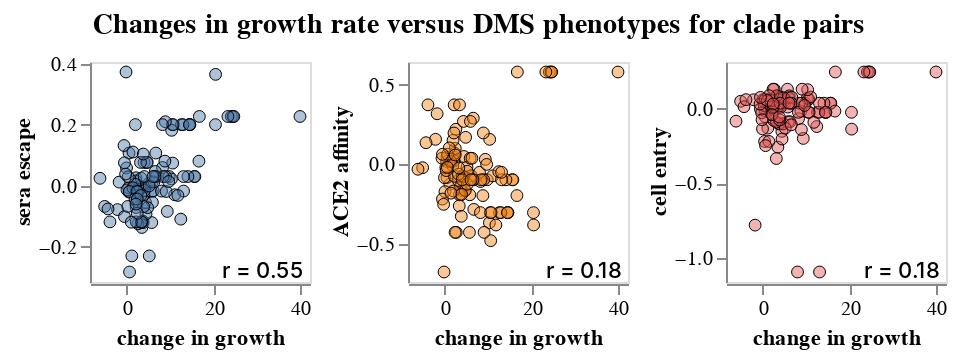
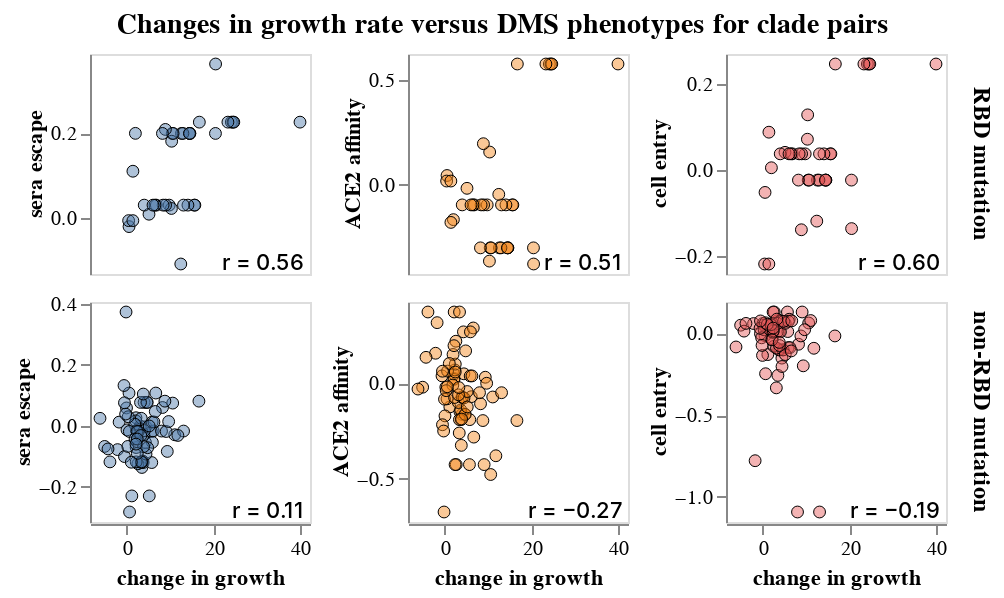

The code cell stored with these charts, in order, in its notebook:
### Markdown cell above
## Plot correlations between growth and each phenotype
Correlations of growth rate versus change in each DMS phenotype for each clade pair:

### Code cell
pango_pair_dms_growth_df_tidy = pango_pair_dms_growth_df.melt(
    id_vars=[c for c in pango_pair_dms_growth_df.columns if c not in phenotypes],
    value_vars=phenotypes,
    var_name="phenotype_name",
    value_name="phenotype",
)

growth_phenotype_chart_size = 110

growth_phenotype_corr_base = (
    alt.Chart(pango_pair_dms_growth_df_tidy)
    .transform_calculate(
        min_n_sequences=alt.expr.min(
            alt.datum["n_sequences"], alt.datum["parent_n_sequences"]
        )
    )
    .transform_filter(
        alt.expr.log(alt.datum["min_n_sequences"]) / math.log(10) >= n_sequences_slider
    )
    .transform_filter(new_mut_is_rbd)
    .transform_filter(only_new_mut_is_spike)
    .transform_calculate(
        **{f"not_{mut}": alt.datum["new_spike_mut"] != mut for mut in toggle_muts}
    )
    .transform_filter(
        functools.reduce(operator.and_, [toggle for toggle in toggle_muts.values()])
    )
    .add_params(
        clade_selection,
        n_sequences_slider,
        new_mut_is_rbd,
        only_new_mut_is_spike,
        *toggle_muts.values(),
    )
    .properties(width=growth_phenotype_chart_size, height=growth_phenotype_chart_size)
)

growth_phenotype_scatter = (
    growth_phenotype_corr_base
    .encode(
        alt.X(
            "change_in_growth_rate",
            title="change in growth",
            scale=alt.Scale(nice=False, padding=5),
        ),
        alt.Y("phenotype:Q", title=None, scale=alt.Scale(nice=False, padding=5)),
        alt.Fill("phenotype_name:N", sort=phenotypes, legend=None),
        size=alt.condition(clade_selection, alt.value(70), alt.value(35)),
        strokeWidth=alt.condition(clade_selection, alt.value(2), alt.value(0.5)),
        tooltip=["phenotype_name:O", alt.Tooltip("phenotype:Q", format=".2f"), *tooltips],
    )
    .mark_circle(stroke="black", strokeOpacity=1, fillOpacity=0.45)
)

growth_phenotype_r = (
    growth_phenotype_corr_base
    .transform_regression("change_in_growth_rate", "phenotype", params=True)
    .transform_calculate(
        r=alt.expr.if_(
            alt.datum["coef"][1] >= 0,
            alt.expr.sqrt(alt.datum["rSquared"]),
            -alt.expr.sqrt(alt.datum["rSquared"]),
        ),
        label='"r = " + format(datum.r, ".2f")',
    )
    .mark_text(align="right", color="black", fontWeight=500, fontSize=11, opacity=1)
    .encode(
        x=alt.value(growth_phenotype_chart_size - 3),
        y=alt.value(growth_phenotype_chart_size - 5),
        text=alt.Text("label:N"),
    )
)

for facet_by_rbd in [False, True]:

    print(f"\n\n{facet_by_rbd=}:\n")
    
    growth_phenotype_chart = (
        (growth_phenotype_scatter + growth_phenotype_r)
        .facet(
            column=alt.Column(
                "phenotype_name:O",
                sort=phenotypes,
                header=alt.Header(
                    orient="left",
                    labelFontStyle="bold",
                    labelFontSize=11,
                    labelPadding=2,
                    title=None,
                ),
            ),
            row=(
                alt.Row(
                    "new_mut_is_RBD",
                    sort="descending",
                    header=alt.Header(
                        orient="right",
                        labelFontSize=12,
                        labelFontStyle="bold",
                        title=None,
                        labelExpr="if(datum.value, 'RBD mutation', 'non-RBD mutation')",
                    ),
                )
                if facet_by_rbd
                else alt.Row()
            ),
            spacing=8,
        )
        .properties(
            title=alt.TitleParams(
                "Changes in growth rate versus DMS phenotypes for clade pairs",
                anchor="middle",
                fontSize=14,
                dy=-3,
            ),
        )
        .resolve_scale(y="independent")
        .configure_axis(grid=False)
    )

    display(growth_phenotype_chart)

### Figure 1 — Vega-Lite specification as saved in the notebook (floating-point values rounded to 4 significant figures; data arrays with more than 128 entries replaced by an {"elided": "..."} marker saying what was removed)
{"config": {"view": {"continuousWidth": 300, "continuousHeight": 300}, "axis": {"grid": false}}, "data": {"name": "data-6dd14a4ff0b6d2a5df9f48a74c5156a9"}, "facet": {"column": {"field": "phenotype_name", "header": {"labelFontSize": 11, "labelFontStyle": "bold", "labelPadding": 2, "orient": "left", "title": null}, "sort": ["sera escape", "ACE2 affinity", "cell entry"], "type": "ordinal"}, "row": {}}, "spec": {"layer": [{"mark": {"type": "circle", "fillOpacity": 0.45, "stroke": "black", "strokeOpacity": 1}, "encoding": {"fill": {"field": "phenotype_name", "legend": null, "sort": ["sera escape", "ACE2 affinity", "cell entry"], "type": "nominal"}, "size": {"condition": {"param": "param_1", "value": 70, "empty": false}, "value": 35}, "strokeWidth": {"condition": {"param": "param_1", "value": 2, "empty": false}, "value": 0.5}, "tooltip": [{"field": "phenotype_name", "type": "ordinal"}, {"field": "phenotype", "format": ".2f", "type": "quantitative"}, {"field": "clade", "type": "nominal"}, {"field": "parent", "type": "nominal"}, {"field": "date", "type": "nominal"}, {"field": "new_spike_mut", "type": "nominal"}, {"field": "all_new_muts", "type": "nominal"}, {"field": "change_in_growth_rate", "format": ".1", "type": "quantitative"}, {"field": "growth_rate", "format": ".1", "type": "quantitative"}, {"field": "parent_growth_rate", "format": ".1", "type": "quantitative"}, {"field": "n_sequences", "type": "quantitative"}, {"field": "parent_n_sequences", "type": "quantitative"}], "x": {"field": "change_in_growth_rate", "scale": {"nice": false, "padding": 5}, "title": "change in growth", "type": "quantitative"}, "y": {"field": "phenotype", "scale": {"nice": false, "padding": 5}, "title": null, "type": "quantitative"}}, "name": "view_4", "transform": [{"calculate": "min(datum['n_sequences'],datum['parent_n_sequences'])", "as": "min_n_sequences"}, {"filter": "((log(datum['min_n_sequences']) / 2.302585092994046) >= param_2)"}, {"filter": {"param": "param_3"}}, {"filter": {"param": "param_4"}}, {"calculate": "(datum['new_spike_mut'] !== 'L455F')", "as": "not_L455F"}, {"filter": {"param": "param_5"}}]}, {"mark": {"type": "text", "align": "right", "color": "black", "fontSize": 11, "fontWeight": 500, "opacity": 1}, "encoding": {"text": {"field": "label", "type": "nominal"}, "x": {"value": 107}, "y": {"value": 105}}, "transform": [{"calculate": "min(datum['n_sequences'],datum['parent_n_sequences'])", "as": "min_n_sequences"}, {"filter": "((log(datum['min_n_sequences']) / 2.302585092994046) >= param_2)"}, {"filter": {"param": "param_3"}}, {"filter": {"param": "param_4"}}, {"calculate": "(datum['new_spike_mut'] !== 'L455F')", "as": "not_L455F"}, {"filter": {"param": "param_5"}}, {"on": "change_in_growth_rate", "regression": "phenotype", "params": true}, {"calculate": "if((datum['coef'][1] >= 0),sqrt(datum['rSquared']),(-sqrt(datum['rSquared'])))", "as": "r"}, {"calculate": "\"r = \" + format(datum.r, \".2f\")", "as": "label"}]}], "height": 110, "width": 110}, "params": [{"name": "param_1", "select": {"type": "point", "fields": ["clade"], "on": "mouseover"}, "views": ["view_4"]}, {"name": "param_2", "bind": {"input": "range", "max": 4.194, "min": 2.3, "name": "min log10 number sequences in both clades", "step": 0.1}, "value": 2.3}, {"name": "param_3", "select": {"type": "point", "fields": ["new_mut_is_RBD"]}, "bind": {"input": "radio", "options": [null, true, false], "labels": ["all spike", "RBD only", "non-RBD only"], "name": "mutations to include"}, "value": null, "views": ["view_4"]}, {"name": "param_4", "select": {"type": "point", "fields": ["only_new_mut_is_spike"]}, "bind": {"input": "radio", "options": [true, false, null], "labels": ["only a spike mutation", "spike & non-spike mutations", "either"], "name": "include clade pairs separated by"}, "value": null, "views": ["view_4"]}, {"name": "param_5", "select": {"type": "point", "fields": ["not_L455F"]}, "bind": {"input": "radio", "options": [true, null], "labels": ["yes", "no"], "name": "exclude clade pairs separated by L455F"}, "value": true, "views": ["view_4"]}], "resolve": {"scale": {"y": "independent"}}, "spacing": 8, "title": {"text": "Changes in growth rate versus DMS phenotypes for clade pairs", "anchor": "middle", "dy": -3, "fontSize": 14}, "$schema": "https://vega.github.io/schema/vega-lite/v5.15.1.json", "datasets": {"data-6dd14a4ff0b6d2a5df9f48a74c5156a9": {"elided": "345 records"}}}

### Figure 2 — Vega-Lite specification as saved in the notebook (floating-point values rounded to 4 significant figures; data arrays with more than 128 entries replaced by an {"elided": "..."} marker saying what was removed)
{"config": {"view": {"continuousWidth": 300, "continuousHeight": 300}, "axis": {"grid": false}}, "data": {"name": "data-6dd14a4ff0b6d2a5df9f48a74c5156a9"}, "facet": {"column": {"field": "phenotype_name", "header": {"labelFontSize": 11, "labelFontStyle": "bold", "labelPadding": 2, "orient": "left", "title": null}, "sort": ["sera escape", "ACE2 affinity", "cell entry"], "type": "ordinal"}, "row": {"field": "new_mut_is_RBD", "header": {"labelExpr": "if(datum.value, 'RBD mutation', 'non-RBD mutation')", "labelFontSize": 12, "labelFontStyle": "bold", "orient": "right", "title": null}, "sort": "descending", "type": "nominal"}}, "spec": {"layer": [{"mark": {"type": "circle", "fillOpacity": 0.45, "stroke": "black", "strokeOpacity": 1}, "encoding": {"fill": {"field": "phenotype_name", "legend": null, "sort": ["sera escape", "ACE2 affinity", "cell entry"], "type": "nominal"}, "size": {"condition": {"param": "param_1", "value": 70, "empty": false}, "value": 35}, "strokeWidth": {"condition": {"param": "param_1", "value": 2, "empty": false}, "value": 0.5}, "tooltip": [{"field": "phenotype_name", "type": "ordinal"}, {"field": "phenotype", "format": ".2f", "type": "quantitative"}, {"field": "clade", "type": "nominal"}, {"field": "parent", "type": "nominal"}, {"field": "date", "type": "nominal"}, {"field": "new_spike_mut", "type": "nominal"}, {"field": "all_new_muts", "type": "nominal"}, {"field": "change_in_growth_rate", "format": ".1", "type": "quantitative"}, {"field": "growth_rate", "format": ".1", "type": "quantitative"}, {"field": "parent_growth_rate", "format": ".1", "type": "quantitative"}, {"field": "n_sequences", "type": "quantitative"}, {"field": "parent_n_sequences", "type": "quantitative"}], "x": {"field": "change_in_growth_rate", "scale": {"nice": false, "padding": 5}, "title": "change in growth", "type": "quantitative"}, "y": {"field": "phenotype", "scale": {"nice": false, "padding": 5}, "title": null, "type": "quantitative"}}, "name": "view_5", "transform": [{"calculate": "min(datum['n_sequences'],datum['parent_n_sequences'])", "as": "min_n_sequences"}, {"filter": "((log(datum['min_n_sequences']) / 2.302585092994046) >= param_2)"}, {"filter": {"param": "param_3"}}, {"filter": {"param": "param_4"}}, {"calculate": "(datum['new_spike_mut'] !== 'L455F')", "as": "not_L455F"}, {"filter": {"param": "param_5"}}]}, {"mark": {"type": "text", "align": "right", "color": "black", "fontSize": 11, "fontWeight": 500, "opacity": 1}, "encoding": {"text": {"field": "label", "type": "nominal"}, "x": {"value": 107}, "y": {"value": 105}}, "transform": [{"calculate": "min(datum['n_sequences'],datum['parent_n_sequences'])", "as": "min_n_sequences"}, {"filter": "((log(datum['min_n_sequences']) / 2.302585092994046) >= param_2)"}, {"filter": {"param": "param_3"}}, {"filter": {"param": "param_4"}}, {"calculate": "(datum['new_spike_mut'] !== 'L455F')", "as": "not_L455F"}, {"filter": {"param": "param_5"}}, {"on": "change_in_growth_rate", "regression": "phenotype", "params": true}, {"calculate": "if((datum['coef'][1] >= 0),sqrt(datum['rSquared']),(-sqrt(datum['rSquared'])))", "as": "r"}, {"calculate": "\"r = \" + format(datum.r, \".2f\")", "as": "label"}]}], "height": 110, "width": 110}, "params": [{"name": "param_1", "select": {"type": "point", "fields": ["clade"], "on": "mouseover"}, "views": ["view_5"]}, {"name": "param_2", "bind": {"input": "range", "max": 4.194, "min": 2.3, "name": "min log10 number sequences in both clades", "step": 0.1}, "value": 2.3}, {"name": "param_3", "select": {"type": "point", "fields": ["new_mut_is_RBD"]}, "bind": {"input": "radio", "options": [null, true, false], "labels": ["all spike", "RBD only", "non-RBD only"], "name": "mutations to include"}, "value": null, "views": ["view_5"]}, {"name": "param_4", "select": {"type": "point", "fields": ["only_new_mut_is_spike"]}, "bind": {"input": "radio", "options": [true, false, null], "labels": ["only a spike mutation", "spike & non-spike mutations", "either"], "name": "include clade pairs separated by"}, "value": null, "views": ["view_5"]}, {"name": "param_5", "select": {"type": "point", "fields": ["not_L455F"]}, "bind": {"input": "radio", "options": [true, null], "labels": ["yes", "no"], "name": "exclude clade pairs separated by L455F"}, "value": true, "views": ["view_5"]}], "resolve": {"scale": {"y": "independent"}}, "spacing": 8, "title": {"text": "Changes in growth rate versus DMS phenotypes for clade pairs", "anchor": "middle", "dy": -3, "fontSize": 14}, "$schema": "https://vega.github.io/schema/vega-lite/v5.15.1.json", "datasets": {"data-6dd14a4ff0b6d2a5df9f48a74c5156a9": {"elided": "345 records"}}}
